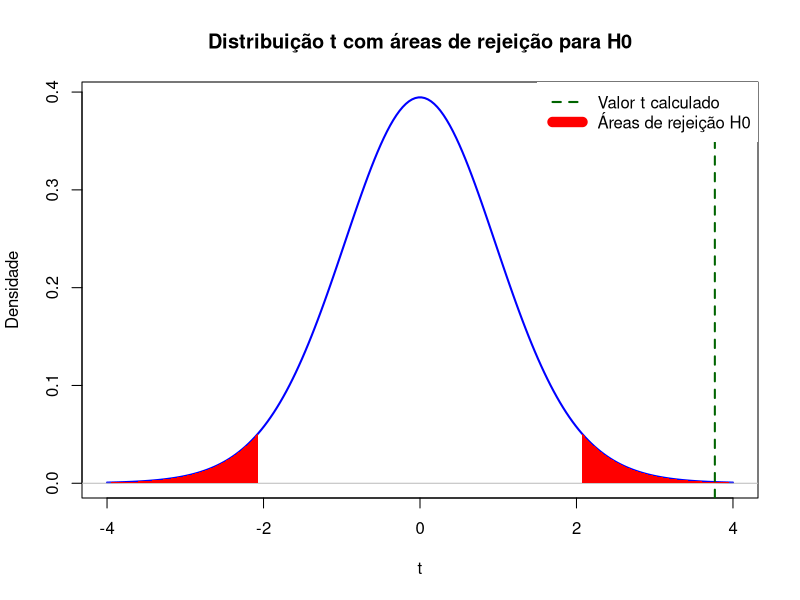

Recreate this plot in R.
# A média da altura de uma amostra foi de 165,952 cm,
# enquanto que a média de altura da população é de 160 cm.

# A questão é, a média da altura foi maior, mas será que
# essa diferença de altura é estatisticamente significativa?

# Um teste estatístico pretende tentar responder essa questão.

# Rejeitar H_0 se P-value <= alpha
# Aceitar H_0 se P-value > alpha

altura <- c(
    152.0, 153.1, 154.6, 157.8,
    158.8, 159.6, 161.1, 161.6,
    162.7, 163.7, 164.1, 165.5,
    165.8, 168.4, 168.4, 169.1,
    169.1, 170.2, 172.4, 172.9,
    173.1, 173.3, 175.6, 176.9,
    179.0
)

t.test(altura, mu = 160)

# O nível de significância é a probabilidade máxima permitida de cometer um erro tipo I.
# Ele é representado por alpha e é um valor entre 0 e 1.

# No nosso exemplo, vamos considerar um nível de significância de 5% (0.05).

# p-value: 0.000543 -> Rejeitamos a hipótese nula (H_0), ou seja, existe diferença entre as alturas

# =================================================

# Dados
altura <- c(
    152.0, 153.1, 154.6, 157.8,
    158.8, 159.6, 161.1, 161.6,
    162.7, 163.7, 164.1, 165.5,
    165.8, 168.4, 169.1,
    169.1, 170.2, 172.4, 172.9,
    173.1, 173.3, 175.6, 176.9, 179.0
)

# Teste t
resultado <- t.test(altura, mu = 160)

# Visualização do gráfico
alpha <- 0.05 # Nível de significância
t_critico <- qt(1 - alpha / 2, df = resultado$parameter) # Valor crítico t para 95% de confiança
t_valor <- resultado$statistic # Valor t calculado

x <- seq(-4, 4, length = 200) # Valores para o eixo x
y <- dt(x, df = resultado$parameter) # Densidade t-distribuição

# Criando o gráfico
plot(x, y,
    type = "l", lwd = 2, col = "blue",
    xlab = "t", ylab = "Densidade",
    main = "Distribuição t com áreas de rejeição para H0"
)
abline(h = 0, col = "gray") # Linha na base do gráfico

# Destacando as regiões de rejeição
polygon(c(-4, seq(-4, -t_critico, length = 100), -t_critico),
    c(0, dt(seq(-4, -t_critico, length = 100), df = resultado$parameter), 0),
    col = "red", border = NA
)
polygon(c(t_critico, seq(t_critico, 4, length = 100), 4),
    c(0, dt(seq(t_critico, 4, length = 100), df = resultado$parameter), 0),
    col = "red", border = NA
)

# Linha indicando o valor t calculado
abline(v = t_valor, col = "darkgreen", lwd = 2, lty = 2)

# Adicionando legendas
legend("topright",
    legend = c("Valor t calculado", "Áreas de rejeição H0"),
    col = c("darkgreen", "red"), lty = c(2, 1), lwd = c(2, 10), box.lwd = 0
)

# Resultados
cat("Média amostral:", mean(altura), "\n")
cat("Valor-p:", resultado$p.value, "\n")
